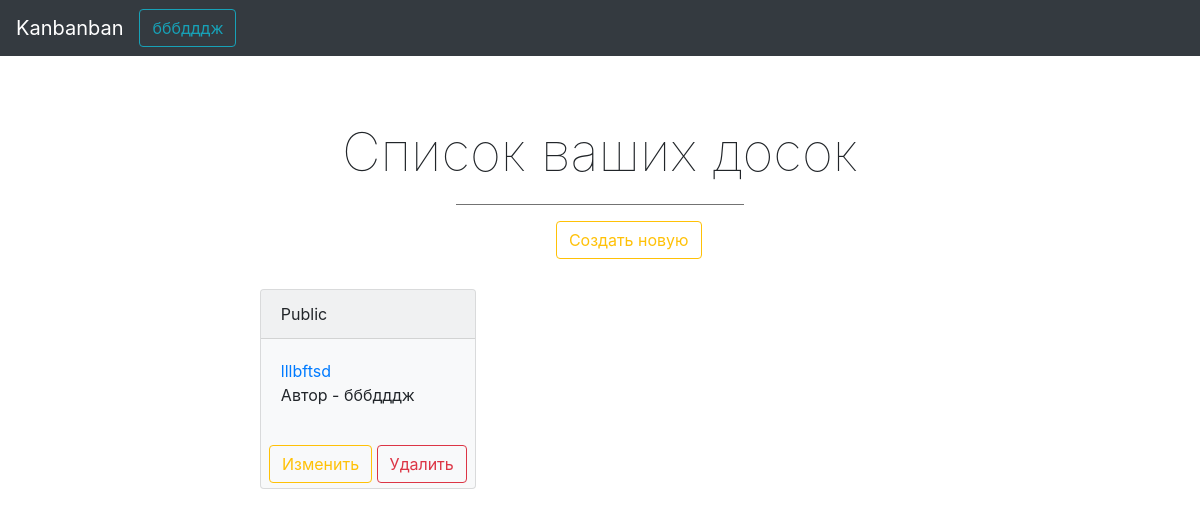
Screenshot of / (signed in) with the database file from the repository.
### data/User.py (models this page shows, shortened)
class User(SqlAlchemyBase, UserMixin):
    __tablename__ = 'users'
    id = sqlalchemy.Column(sqlalchemy.Integer,
                           primary_key=True, autoincrement=True)
    email = sqlalchemy.Column(sqlalchemy.String,
                              index=True, unique=True, nullable=True)
    hashed_password = sqlalchemy.Column(sqlalchemy.String, nullable=True)
    name = sqlalchemy.Column(sqlalchemy.String, nullable=True)
    board = orm.relation("Board", back_populates='user')

### data/Board.py (models this page shows, shortened)
class Board(SqlAlchemyBase):
    __tablename__ = 'boards'
    id = sqlalchemy.Column(sqlalchemy.Integer, autoincrement=True,
                           primary_key=True)
    author = sqlalchemy.Column(sqlalchemy.String, nullable=True)
    title = sqlalchemy.Column(sqlalchemy.String, nullable=False)
    workers = sqlalchemy.Column(sqlalchemy.String)
    isPrivate = sqlalchemy.Column(sqlalchemy.Boolean)
    tasks = orm.relation('Task', back_populates="board")
    user_id = sqlalchemy.Column(sqlalchemy.Integer,
                                sqlalchemy.ForeignKey("users.id"))
    user = orm.relation('User')

### main.py (the view)
@app.route('/')
def mainPage():
    if current_user.is_authenticated:
        session = db_session.create_session()
        boards = session.query(Board.Board).filter(or_(Board.Board.user_id == current_user.id,
                                                   Board.Board.workers.contains(str(current_user.id))))[::-1]
        for board in boards:
            print(board.user.name)
        return render_template('index.html', boards=boards)
    else:
        return render_template("mainPage.html", title="Kanbanban")

### data/db_session.py (called while the page is built)
def create_session() -> Session:
    global __factory
    return __factory()

### main.py (called while the page is built)
@login_manager.user_loader
def load_user(user_id):
    session = db_session.create_session()
    return session.query(User.User).get(user_id)

### templates/index.html (shortened to what this page needs)
<!doctype html>
<html lang="en">
    <head>
        <link rel="stylesheet"
          href="https://stackpath.bootstrapcdn.com/bootstrap/4.4.1/css/bootstrap.min.css"
>
        <link rel="stylesheet" href="static/css/index-style.css">
    </head>
    <body>
        <nav class="navbar navbar-expand-md navbar-dark fixed-top bg-dark">
            <a class="navbar-brand kanban">Kanbanban</a>
            <nav class="buttons">
                <div class="dropdown">
                    <button onclick="dropdownFunction()" class="btn btn-outline-info dropbtn">{{ current_user.name }}</button>
                </div>
            </nav>
        </nav>
        <div class="header-block" style="margin-bottom: 30px;">
            <h2 class="header">Список ваших досок</h2>
            <hr noshade width="40%">
            <a class="btn btn-outline-warning" href="new_board" style="margin-left: 43.88%">Создать новую</a>
        </div>
        <table border="0">
            <div class="boards-list">
                {% for item in boards %}
                    {% set index = loop.index0 %}
                    {% set class = "" %}
                    {% set text_color = "" %}
                    {% if item.isPrivate %}
                        {% set text = "Private" %}
                        {% set class = "bg-dark" %}
                        {% set text_color = "text-white" %}
                    {% else %}
                        {% set text = "Public" %}
                        {% set class = "bg-light" %}
                        {% set text_color = "text-black" %}
                    {% endif %}
                    {% if index % 3 != 2 %}
                        {% set style = "float: left; margin-right: 20px;" %}
                        {% if index % 3 == 0 %}
                            {% set style = "float: left; margin-right: 20px; margin-left: 2.76%;" %}
                        {% endif %}
                    {% endif %}
                    <div class="card {{ text_color }} {{ class }} mb-3" style="width: 30%; height: 200px; overflow: auto; {{ style }}">
                        <div class="card-header">
                            {{ text }}
                        </div>
                        <div class="card-body">
                            <a class="card-title" href="/board/{{ item.id }}">{{ item.title }}</a>
                            <p class="card-text">Автор - {{ item.author }}</p>
                        </div>
                        {% if current_user.name == item.author %}
                            <div style="margin-left: auto; margin-right: auto; margin-bottom: 5px;">
                                <a href="/edit_board/{{ item.id }}" class="btn btn-outline-warning">Изменить</a>
                                <a href="/delete_board/{{ item.id }}" class="btn btn-outline-danger">Удалить</a>
                            </div>
                        {% else %}
                            <div class="kek" style="height: 10%; margin-bottom: 50px;">
                                <div class="alert alert-dark alrt" role="alert" style="width: 95%; margin-left: 2.5%">Вы не можете управлять этой доской</div>
                            </div>
                        {% endif %}
                    </div>
                {% endfor %}
            </div>
        </table>
    </body>
</html>

### static/css/index-style.css (style rules this page uses)
.header { font-size: 40pt; font-weight: 100; margin-top: 120px; margin-left: auto; margin-right: auto; margin-bottom: 20px; text-align: center; }

### templates/index.html (style rules this page uses)
body { width: 60%; margin-left: auto; margin-right: auto; }
.header { font-size: 40pt; font-weight: 100; margin-top: 120px; margin-left: auto; margin-right: auto; margin-bottom: 20px; text-align: center; }
.buttons { float: none; margin-right: 0; }
.dropdown { position: relative; display: inline-block; }

### rows the page displays
User: name "бббдддж"
Board: text "Public", title "lllbftsd", author "бббдддж"
